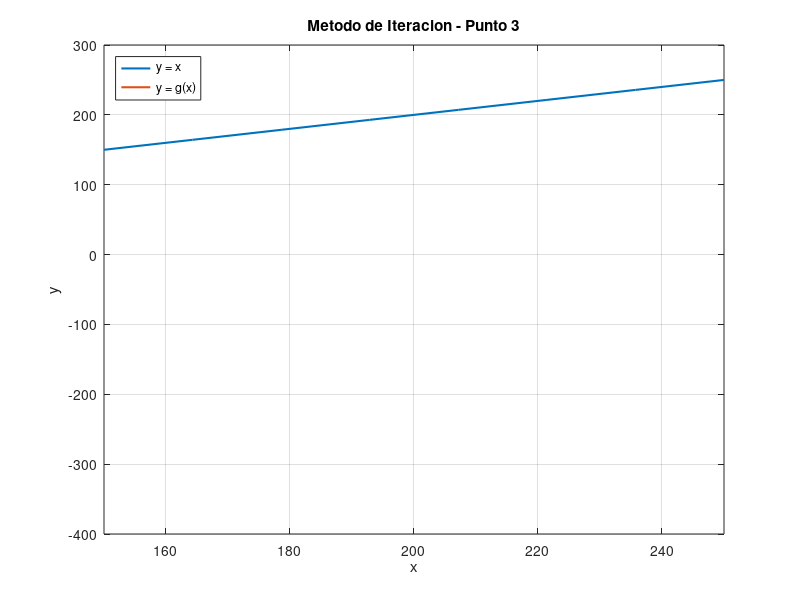

MATLAB code for this plot:
function punto3()

    clc;
    clear;
    close all;

    fprintf("=====================================================\n");
    fprintf(" PUNTO 3 - METODO DE ITERACION Y ACELERACION AITKEN\n");
    fprintf("=====================================================\n");

    % --------------------------------------------------
    % MODELO MATEMATICO
    % --------------------------------------------------
    %
    % A = 200 * ln(400 / (500 - x))
    % R(x) = 5*x - A
    %
    % Se desea obtener una utilidad neta de:
    % R(x) = 1000
    %
    % Entonces:
    %
    % 5*x - 200*ln(400/(500-x)) = 1000
    %
    % Para aplicar el Metodo de Iteracion se despeja x:
    %
    % x = 200 + 40*ln(400/(500-x))
    %
    % Por lo tanto:
    %
    % g(x) = 200 + 40*ln(400/(500-x))


    % Funcion original f(x) = 0
    f = @(x) 5*x - 200*log(400/(500-x)) - 1000;

    % Funcion de iteracion x = g(x)
    g = @(x) 200 + 40*log(400/(500-x));

    % Derivada de g(x)
    dg = @(x) 40/(500-x);


    % --------------------------------------------------
    % DATOS DEL PROBLEMA
    % --------------------------------------------------

    x0 = 200;
    tolerancia = 1e-4;

    fprintf("\nPunto inicial: x0 = %.4f\n", x0);
    fprintf("Tolerancia: E < %.6f\n", tolerancia);


    % ==================================================
    % ANALISIS DE CONVERGENCIA
    % ==================================================

    fprintf("\n========================================\n");
    fprintf(" ANALISIS DE CONVERGENCIA\n");
    fprintf("========================================\n");

    derivada = abs(dg(x0));

    fprintf("|g'(%.4f)| = %.8f\n", x0, derivada);

    if derivada < 1
        fprintf("Se cumple |g'(x0)| < 1.\n");
        fprintf("El proceso iterativo es convergente en el entorno considerado.\n");
    else
        fprintf("No se cumple |g'(x0)| < 1.\n");
        fprintf("No se garantiza la convergencia del proceso.\n");
        return;
    end


    % ==================================================
    % GRAFICO
    % ==================================================

    figure;

    fplot(@(x) x, [150 250], "LineWidth", 1.5);
    hold on;

    fplot(g, [150 250], "LineWidth", 1.5);

    grid on;

    xlabel("x");
    ylabel("y");

    title("Metodo de Iteracion - Punto 3");

    legend("y = x", "y = g(x)", ...
           "Location", "northwest");

    hold off;


    % ==================================================
    % METODO DE ITERACION
    % ==================================================

    fprintf("\n========================================\n");
    fprintf(" METODO DE ITERACION\n");
    fprintf("========================================\n");

    tic;

    x_anterior = x0;

    error = Inf;
    iter = 0;

    fprintf("\nIteracion\t x\t\t\t Error\n");
    fprintf("------------------------------------------------\n");
    fprintf("0\t\t %.8f\t\t ---\n", x_anterior);


    while error >= tolerancia

        % Aplicar x(n+1) = g(xn)
        x_nuevo = g(x_anterior);

        % Error entre aproximaciones consecutivas
        error = abs(x_nuevo - x_anterior);

        iter = iter + 1;

        fprintf("%d\t\t %.8f\t\t %.8f\n", ...
                iter, x_nuevo, error);

        % La nueva aproximacion pasa a ser la anterior
        x_anterior = x_nuevo;

    end


    tiempo_iteracion = toc;

    raiz_iteracion = x_nuevo;


    % ==================================================
    % METODO DE ITERACION + ACELERACION DE AITKEN
    % ==================================================

    fprintf("\n========================================\n");
    fprintf(" ACELERACION DELTA CUADRADO DE AITKEN\n");
    fprintf("========================================\n");

    tic;

    % Primera aproximacion
    x_base = x0;

    error_aitken = Inf;

    iter_aitken = 0;

    fprintf("\nIteracion\t x0\t\t x1\t\t x2\t\t xA\t\t Error\n");

    fprintf("-------------------------------------------------------------------------------\n");


    while error_aitken >= tolerancia

        % --------------------------------------------------
        % Se calculan dos aproximaciones sucesivas mediante
        % el Metodo de Iteracion
        % --------------------------------------------------

        x1 = g(x_base);

        x2 = g(x1);


        % --------------------------------------------------
        % Formula Delta-cuadrado de Aitken
        %
        % xA = x2 - (x2-x1)^2 /
        %            (x2 - 2*x1 + x0)
        % --------------------------------------------------

        denominador = x2 - 2*x1 + x_base;


        % Evitar una division por cero
        if abs(denominador) < eps

            fprintf("\nEl denominador de Aitken es demasiado pequeno.\n");

            break;

        end


        x_acelerado = x2 - ...
            ((x2 - x1)^2 / denominador);


        % --------------------------------------------------
        % Criterio de parada
        % Se compara la aproximacion acelerada con
        % la aproximacion inicial de esta etapa.
        % --------------------------------------------------

        error_aitken = abs(x_acelerado - x_base);

        iter_aitken = iter_aitken + 1;


        fprintf("%d\t\t %.6f\t %.6f\t %.6f\t %.6f\t %.8f\n", ...
                iter_aitken, ...
                x_base, ...
                x1, ...
                x2, ...
                x_acelerado, ...
                error_aitken);


        % Si todavia no se alcanzo la tolerancia,
        % la aproximacion obtenida mediante Aitken
        % pasa a ser el nuevo punto inicial.

        x_base = x_acelerado;

    end


    tiempo_aitken = toc;

    raiz_aitken = x_acelerado;


    % ==================================================
    % RESULTADOS FINALES
    % ==================================================

    fprintf("\n=====================================================\n");
    fprintf(" RESULTADOS FINALES\n");
    fprintf("=====================================================\n");


    fprintf("\nMETODO DE ITERACION\n");

    fprintf("Raiz aproximada: %.8f\n", raiz_iteracion);

    fprintf("Cantidad de iteraciones: %d\n", iter);

    fprintf("Error final: %.10f\n", error);

    fprintf("Tiempo de ejecucion: %.8f segundos\n", ...
            tiempo_iteracion);


    fprintf("\nMETODO DE ITERACION + AITKEN\n");

    fprintf("Raiz aproximada: %.8f\n", raiz_aitken);

    fprintf("Cantidad de aplicaciones de Aitken: %d\n", ...
            iter_aitken);

    fprintf("Error final: %.10f\n", error_aitken);

    fprintf("Tiempo de ejecucion: %.8f segundos\n", ...
            tiempo_aitken);


    % ==================================================
    % VERIFICACION
    % ==================================================

    fprintf("\n========================================\n");
    fprintf(" VERIFICACION\n");
    fprintf("========================================\n");

    fprintf("f(x) utilizando Iteracion = %.10f\n", ...
            f(raiz_iteracion));

    fprintf("f(x) utilizando Aitken    = %.10f\n", ...
            f(raiz_aitken));


    % Calcular la utilidad obtenida
    A = 200*log(400/(500-raiz_aitken));

    R = 5*raiz_aitken - A;


    fprintf("\nGasto en publicidad A = %.6f pesos\n", A);

    fprintf("Utilidad neta R(x) = %.6f pesos\n", R);


    fprintf("\n=====================================================\n");

    fprintf("La cantidad aproximada de unidades a vender es:\n");

    fprintf("x = %.6f unidades\n", raiz_aitken);

    fprintf("=====================================================\n");

end
